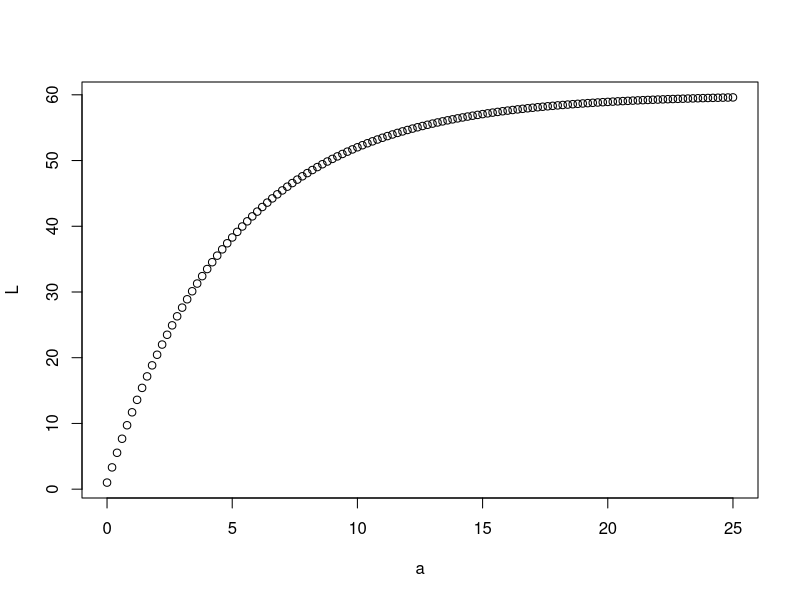
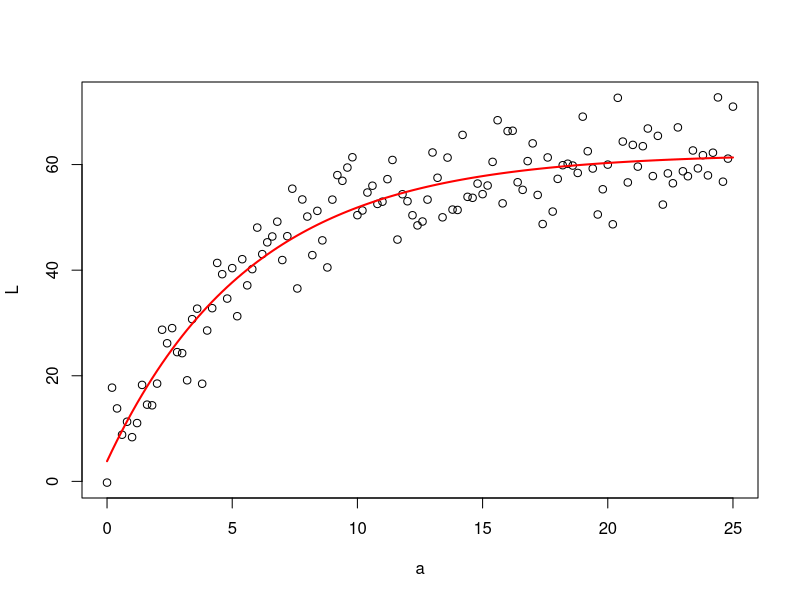

Reproduce these figures in R, in order. (Note: this script raises an error after producing the figures.)
## ---- chunk 1
ages <- seq(0,25,0.2)
vb.L0 <- 1
vb.Linf <- 60
vb.k <- -0.2

vb.f <- function(a){vb.Linf + (vb.L0 - vb.Linf) * exp(vb.k*a)}
lengths <- vb.f(ages)
vb.df <- data.frame(a=ages, L=lengths)
plot(L~a, data=vb.df)

## can we estimate this model?
# vb.fit <- nls(L ~ Linf + (L0-Linf) * exp(k * a), data=vb.df, start=list(Linf=60, k=-0.2, L0=1))

vb.df$L <-vb.df$L + rnorm(length(ages),0,5)
plot(L~a, data=vb.df)
vb.fit <- nls(L ~ Linf + (L0-Linf) * exp(k * a), data=vb.df, start=list(Linf=60, k=-0.2, L0=1))
lines(ages, predict(vb.fit), col="red", lwd=2)
vb.fit
## ---- chunk 2
ages <- seq(0,25,0.2)
vb.L0 <- 1
vb.Linf <- c(60,100)
vb.k <- c(-0.2,-0.1)

vb.f <- function(a, L0, Linf, k){Linf + (L0 - Linf) * exp(k*a)}

vb.df <- rbind(
data.frame(type="type1",a=ages,L=vb.f(ages, vb.L0, vb.Linf[1], vb.k[1])),
data.frame(type="type2",a=ages,L=vb.f(ages, vb.L0, vb.Linf[2], vb.k[2]))
)
g <- ggplot(vb.df, aes(x=a,y=L)) + geom_line(aes(col=type))
g

## ---- chunk 3

